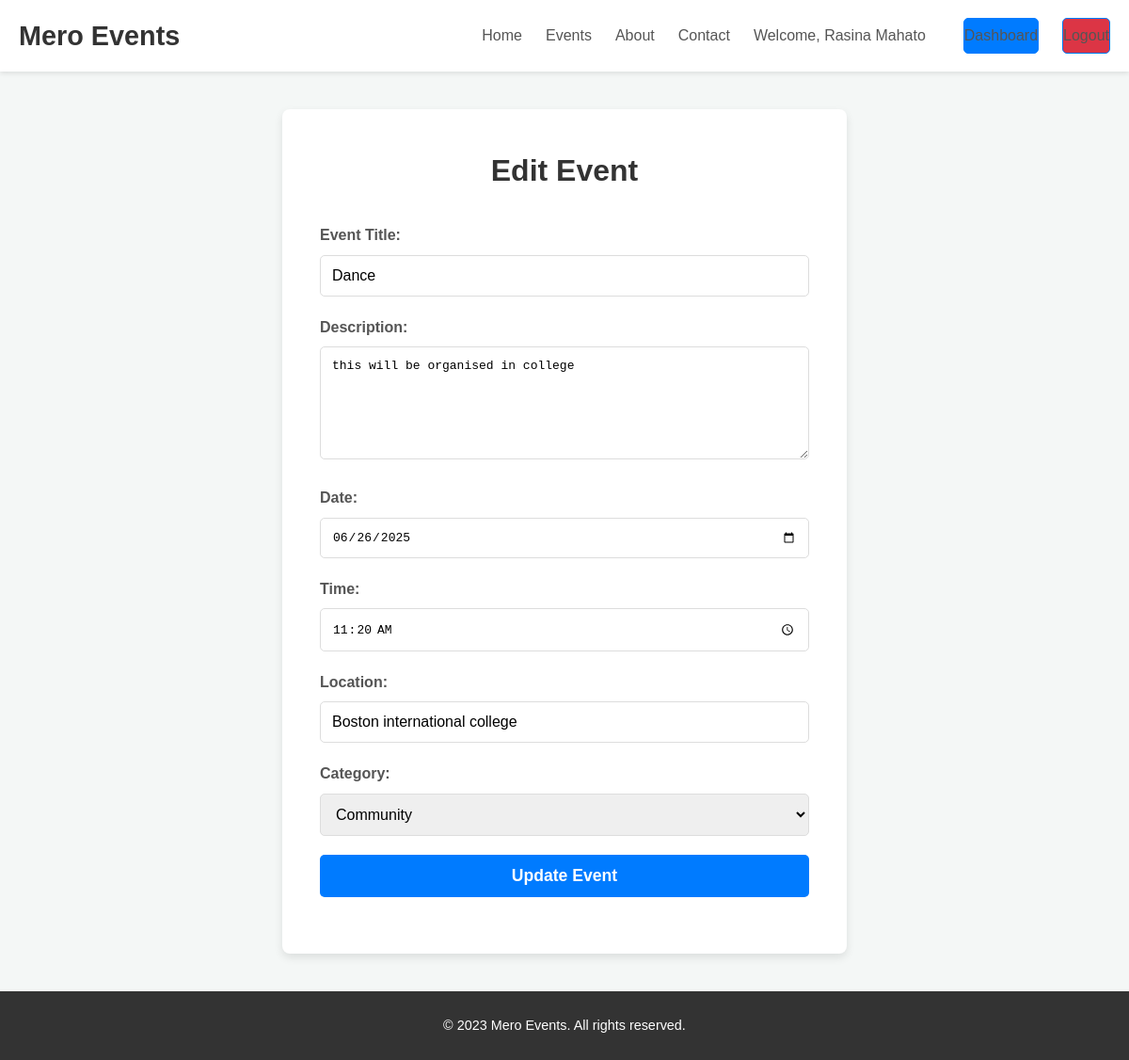
Screenshot of /organizer-dashboard/edit-event.php?id=11 (signed in) with the database file from the repository.
### tables this page shows
CREATE TABLE `events` (
  `id` int(11) NOT NULL,
  `title` varchar(200) DEFAULT NULL,
  `description` text DEFAULT NULL,
  `event_date` date DEFAULT NULL,
  `event_time` time DEFAULT NULL,
  `location` varchar(255) DEFAULT NULL,
  `category` varchar(100) DEFAULT NULL,
  `organizer_id` int(11) DEFAULT NULL,
  `status` enum('pending','approved','rejected') DEFAULT 'pending',
  `total_tickets` int(11) DEFAULT 0,
  `tickets_booked` int(11) DEFAULT 0
);

### organizer-dashboard/edit-event.php (the view, shortened to what this page needs)
<?php
require_once '../includes/config.php';
$event_id = null;
$event_title = $description = $event_date = $event_time = $location = $category = "";
$organizer_id = $_SESSION["user_id"];
if (isset($_GET['id']) && is_numeric($_GET['id'])) {
    $event_id = $_GET['id'];
    $sql = "SELECT title, description, event_date, event_time, location, category FROM events WHERE id = ? AND organizer_id = ?";
    if ($stmt = $conn->prepare($sql)) {
        $stmt->bind_param("ii", $event_id, $organizer_id);
        if ($stmt->execute()) {
            $result = $stmt->get_result();
            if ($result->num_rows == 1) {
                $event = $result->fetch_assoc();
                $event_title = $event['title'];
                $description = $event['description'];
                $event_date = $event['event_date'];
                $event_time = $event['event_time'];
                $location = $event['location'];
                $category = $event['category'];
            } else {
                $message = "<div class='error-msg'>Event not found or you don't have permission to edit it.</div>";
                $event_id = null;
            }
        } else {
            $message = "<div class='error-msg'>Error fetching event details: " . $stmt->error . "</div>";
            $event_id = null;
        }
    } else {
        $message = "<div class='error-msg'>Database error: Could not prepare fetch statement.</div>";
        $event_id = null;
    }
} else {
    $message = "<div class='error-msg'>No event ID provided or invalid ID.</div>";
    $event_id = null;
}
?>
<!DOCTYPE html>
<html lang="en">
<head>
    <link rel="stylesheet" href="../assets/css/style.css">
</head>
<body>
    <header class="main-header">
        <div class="container">
            <nav class="main-nav">
                <a href="../index.php" class="site-logo">Mero Events</a>
                <ul class="nav-links">
                    <li><a href="../index.php">Home</a></li>
                    <li><a href="../events.php">Events</a></li>
                    <li><a href="../about.php">About</a></li>
                    <li><a href="../contact.php">Contact</a></li>
                    <?php
                    $dashboard_link = 'dashboard.php';
                    echo '<li class="welcome-message">Welcome, ' . htmlspecialchars($_SESSION["user_name"]) . '</li>';
                    echo '<li><a href="' . htmlspecialchars($dashboard_link) . '" class="btn btn-primary">Dashboard</a></li>';
                    echo '<li><a href="../logout.php" class="btn btn-primary" style="background-color: #dc3545;">Logout</a></li>';
                    ?>
                </ul>
            </nav>
        </div>
    </header>
    <main>
        <div class="event-form-container">
            <h2>Edit Event</h2>
            <?php if ($event_id !== null):  ?>
                <form action="<?php echo htmlspecialchars($_SERVER["PHP_SELF"]); ?>" method="post">
                    <div class="form-group">
                        <label for="event_title">Event Title:</label>
                        <input type="text" id="event_title" name="event_title" value="<?php echo htmlspecialchars($event_title); ?>" required>
                    </div>
                    <div class="form-group">
                        <label for="description">Description:</label>
                        <textarea id="description" name="description" required><?php echo htmlspecialchars($description); ?></textarea>
                    </div>
                    <div class="form-group">
                        <label for="event_date">Date:</label>
                        <input type="date" id="event_date" name="event_date" value="<?php echo htmlspecialchars($event_date); ?>" required>
                    </div>
                    <div class="form-group">
                        <label for="event_time">Time:</label>
                        <input type="time" id="event_time" name="event_time" value="<?php echo htmlspecialchars($event_time); ?>" required>
                    </div>
                    <div class="form-group">
                        <label for="location">Location:</label>
                        <input type="text" id="location" name="location" value="<?php echo htmlspecialchars($location); ?>" required>
                    </div>
                    <div class="form-group">
                        <label for="category">Category:</label>
                        <select id="category" name="category" required>
                            <option value="Community" <?php echo ($category == 'Community') ? 'selected' : ''; ?>>Community</option>
                        </select>
                    </div>
                    <div class="form-group">
                        <button type="submit" class="btn-submit">Update Event</button>
                    </div>
                </form>
            <?php else: ?>
                <p style="text-align: center;">Please go to <a href="manage-events.php">Manage Events</a> to select an event to edit.</p>
            <?php endif; ?>
        </div>
    </main>
    <footer class="main-footer">
        <div class="container">
            <p>© 2023 Mero Events. All rights reserved.</p>
        </div>
    </footer>
</body>
</html>

### assets/css/style.css (style rules this page uses)
* { box-sizing: border-box; margin: 0; padding: 0; }
body { font-family: Arial, sans-serif; line-height: 1.6; color: #333; background-color: #f4f7f6; }
.container { max-width: 1200px; margin: 0 auto; padding: 0 20px; }
a { text-decoration: none; color: #007bff; }
.btn { display: inline-block; padding: 10px 20px; border-radius: 5px; font-weight: bold; text-align: center; transition: background-color 0.3s ease; }
.btn-primary { background-color: #007bff; color: #fff; border: 1px solid #007bff; }
.main-header { background-color: #fff; box-shadow: 0 2px 5px rgba(0,0,0,0.1); padding: 15px 0; }
.main-nav { display: flex; justify-content: space-between; align-items: center; }
.site-logo { font-size: 1.8em; font-weight: bold; color: #333; margin-right: 20px; }
.nav-links { list-style: none; display: flex; align-items: center; }
.nav-links li { margin-left: 25px; }
.nav-links a { color: #555; font-weight: 500; padding: 5px 0; transition: color 0.3s ease; }
.main-footer { background-color: #333; color: #fff; text-align: center; padding: 25px 0; font-size: 0.9em; margin-top: 40px; }
.main-footer p { margin: 0; }

### organizer-dashboard/edit-event.php (style rules this page uses)
body { font-family: Arial, sans-serif; background-color: #f4f7f6; margin: 0; display: flex; flex-direction: column; min-height: 100vh; }
main { flex-grow: 1; padding: 40px 20px; display: flex; justify-content: center; align-items: center; }
.event-form-container { background-color: #fff; padding: 40px; border-radius: 8px; box-shadow: 0 4px 10px rgba(0, 0, 0, 0.1); width: 100%; max-width: 600px; margin: auto; }
.event-form-container h2 { text-align: center; color: #333; margin-bottom: 30px; font-size: 2em; }
.form-group { margin-bottom: 20px; text-align: left; }
.form-group label { display: block; margin-bottom: 8px; color: #555; font-weight: bold; }
.form-group input[type="text"], .form-group input[type="date"], .form-group input[type="time"], .form-group select, .form-group textarea { width: 100%; padding: 12px; border: 1px solid #ddd; border-radius: 5px; font-size: 1em; box-sizing: border-box; }
.form-group textarea { resize: vertical; min-height: 120px; }
.btn-submit { width: 100%; padding: 12px; background-color: #007bff; color: #fff; border: none; border-radius: 5px; font-size: 1.1em; font-weight: bold; cursor: pointer; transition: background-color 0.3s ease; }
.main-header { background-color: #fff; box-shadow: 0 2px 5px rgba(0,0,0,0.1); padding: 15px 0; }
.main-nav { display: flex; justify-content: space-between; align-items: center; }
.site-logo { font-size: 1.8em; font-weight: bold; color: #333; margin-right: 20px; text-decoration: none; }
.nav-links { list-style: none; display: flex; align-items: center; margin: 0; padding: 0; }
.nav-links li { margin-left: 25px; }
.nav-links a { color: #555; font-weight: 500; padding: 5px 0; transition: color 0.3s ease; text-decoration: none; }
.welcome-message { color: #555; font-weight: 500; margin-right: 15px; white-space: nowrap; }
.btn { display: inline-block; padding: 10px 20px; border-radius: 5px; font-weight: bold; text-align: center; transition: background-color 0.3s ease; text-decoration: none; }
.btn-primary { background-color: #007bff; color: #fff; border: 1px solid #007bff; }
.main-footer { background-color: #333; color: #fff; text-align: center; padding: 25px 0; font-size: 0.9em; margin-top: auto; width: 100%; }
.container { max-width: 1200px; margin: 0 auto; padding: 0 20px; }

### rows the page displays
events: event_title "Dance", description "this will be organised in college", event_date "06/26/2025", event_time "11:20:00", location "Boston international college", category "Community"

### other values shown
$_SESSION["user_name"] "Rasina Mahato"
